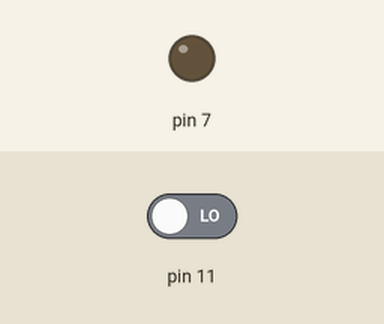
Simulated run of this program. Board: Raspberry Pi (header pin numbers). Parts: output pins drawn as LEDs (lit = HIGH). The inputs (shaded band) are chosen by the test bench; at power-on: pin 11 LOW. The run ends when the program shuts the computer down; what the program prints to the terminal is not drawn. At 1.3 s the program restarts the board; the recording ends there.

Above: at 1.2 s.
1.3 s: pin 11 driven HIGH
Timing chart, 0 to 1.3 s (numbered marks = the images above; inputs shaded):
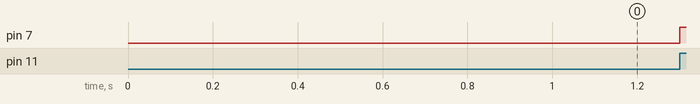

The program:

restart.py
```python
#Code for reset button on the RaspberryPI
#LED connected to GPIO 4 on the PI - pin number 7
#Button connected one one side to GPIO 17 on the PI - pin number 11 with a 10k resistor
#to GND. Other side connected to 3v.
#Check http://elinux.org/RPi_Low-level_peripherals for pin mapping
#Code based on https://docs.google.com/file/d/0B2-00drKdqF0V09YSHgxcTEtelk/edit?pli=1

import RPi.GPIO as GPIO
import time
import os
import sys

GPIO.setmode(GPIO.BOARD)
GPIO.setup(7, GPIO.OUT)
GPIO.setup(11, GPIO.IN)

def restartPI():
        command = 'sudo reboot'
        os.system(command)

while 1:
        if GPIO.input(11):
                GPIO.output(7, True)
                restartPI()
        else:
                GPIO.output(7, False)
```
